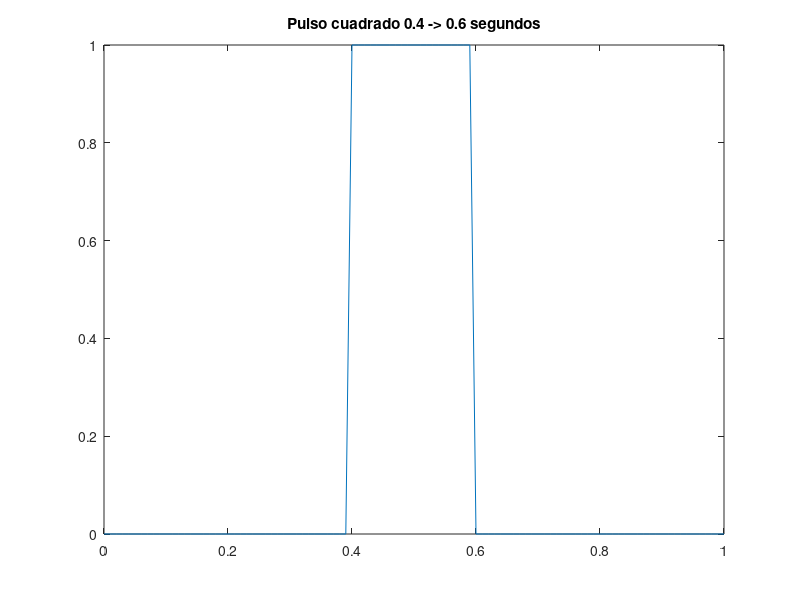

Write the MATLAB code that produced this figure. (Note: this script raises an error after producing the figure.)
close all; clear all;
Fs = 100;
t = 0:1/Fs:1;
x = zeros(1,numel(t));
x(find((t>=0.4) & (t<0.6) )) = 1;
plot (t,x)
title("Pulso cuadrado 0.4 -> 0.6 segundos")
wvtool(x) 
%% 4.
x2 = zeros(1,numel(t));
x2(find( (t>=0) & (t<=0.2) )) = 1;
plot (t,x2)
title("Pulso cuadrado 0.0 -> 0.2 segundos")
wvtool(x2)

% Ejercicio2
x3 = zeros(1,numel(t));
x3(find( (t>=0.2) & (t<=0.4) )) = 1;
x3(find( (t>=0.7) & (t<=0.9) )) = 1;
plot (t,x3)
title("Pulsos cuadrados 0.2 -> 0.4 y 0.7 -> 0.9 segundos")
wvtool(x3) 
% Ejercicio3
x4 = zeros(1,numel(t));
x4(find( (t>=0.2) & (t<=0.4) )) = 1;
x4(find( (t>=0.7) & (t<=0.9) )) = -1;
plot (t,x4)
title("Pulsos cuadrados bipolares 0.2 -> 0.4 y 0.7 -> 0.9 segundos")
wvtool(x4)
%% Ejercicio4
x5 = zeros(1,numel(t));
x6 = zeros(1,numel(t));
x7 = zeros(1,numel(t));
x8 = zeros(1,numel(t));

x5(find( (t>=0.45) & (t<=0.55) )) = 1;
x6(find( (t>=0.475) & (t<=0.525) )) = 1;
x7(find( (t>=0.3) & (t<=0.7) )) = 1;
x8(find( (t>=0.2) & (t<=0.8) )) = 1;
wvtool(x5)
wvtool(x6)
wvtool(x7)
wvtool(x8)
